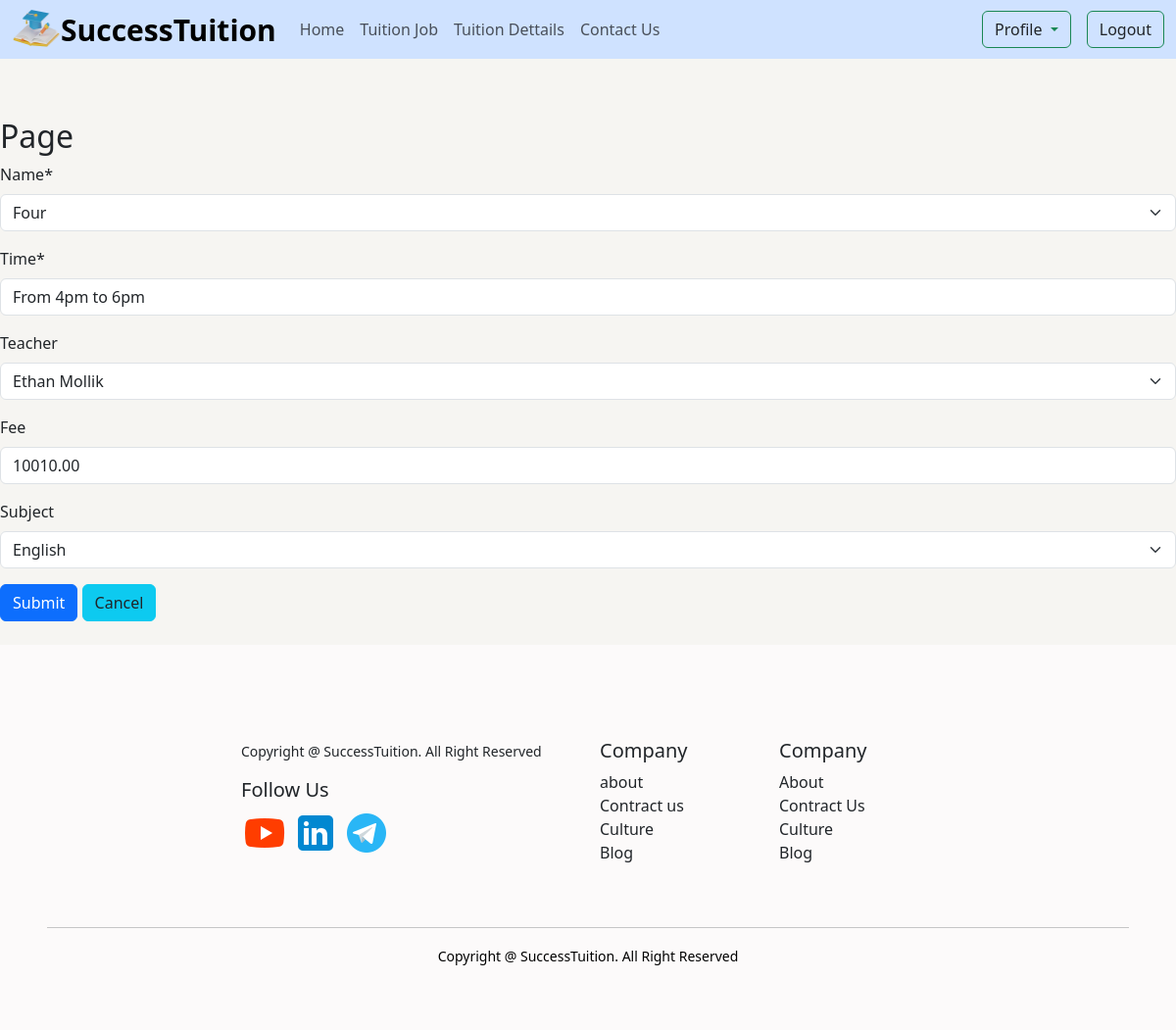
The app's page /tuition/edit_tuition/1/ (signed in) with its own data.
### tuition/models.py (models this page shows, shortened)
class Tuition(models.Model):
    name=models.ForeignKey('student.StudentClass',on_delete=models.CASCADE)
    time=models.CharField(max_length=60)
    teacher=models.ForeignKey(Teacher,on_delete= models.CASCADE,null=True, blank=True)
    fee=models.DecimalField(decimal_places=2,max_digits=7,null=True, blank=True)
    subject=models.ForeignKey(TuitionSubject,on_delete=models.CASCADE,null=True, blank=True)

### tuition/views.py (the view)
# urls.py: path('edit_tuition/<int:id>/', views.EditTuitionView.as_view(),name='edit_tuition'),
class EditTuitionView(LoginRequiredMixin,UpdateView):
    model=Tuition
    form_class=EditTuitionForm
    template_name='superuser_form.html'
    pk_url_kwarg='id'
    success_url=reverse_lazy('home')

### tuition/forms.py
class EditTuitionForm(forms.ModelForm):
    class Meta:
        model=Tuition
        fields='__all__'

### student/models.py (called while the page is built)
    def __str__(self):
        return self.class_name

### teacher/models.py (called while the page is built)
    def __str__(self):
        return f"{self.user.first_name} {self.user.last_name}"

### tuition/models.py (called while the page is built)
    def __str__(self):
        return str(self.name)

### tuition/templates/superuser_form.html (shortened to what this page needs)
{% extends 'base.html' %}
{% load crispy_forms_tags %}
{% block content %}
<h2>{{type}} Page</h2>
<div>
    <form method="post" enctype="multipart/form-data">
        {{ form| crispy}}
        <button class="btn btn-primary" type="submit">Submit</button>
        <button class="btn btn-info"><a class="text-decoration-none text-dark" href="{% url 'profile' %}">Cancel</a></button>
    </form>
</div>
{% endblock %}

### records on screen
Tuition: name "Four", time "From 4pm to 6pm", teacher "Ethan Mollik", fee "10010.00", subject "English"
